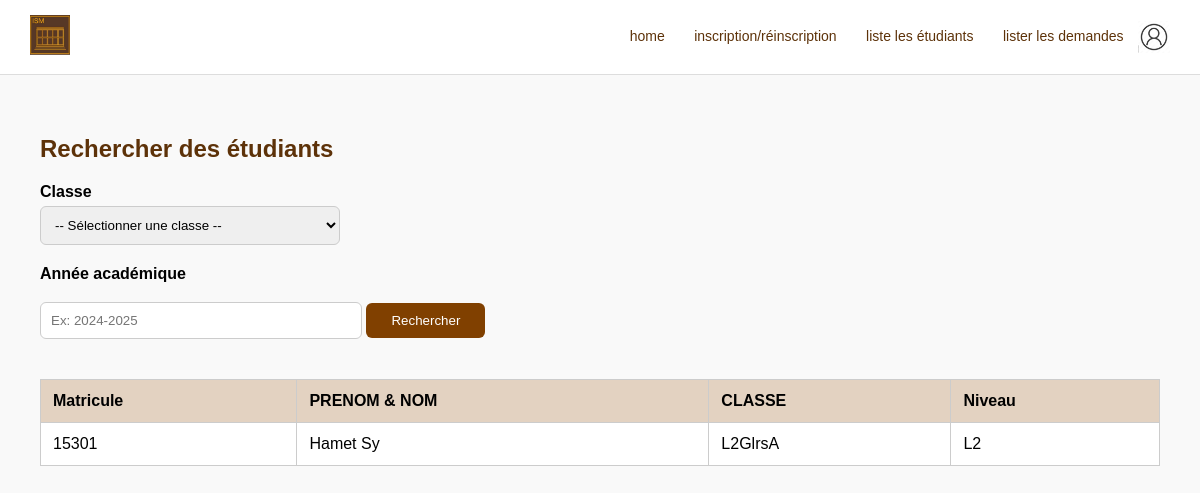
Screenshot of /ac/etudiants (signed in) with the database file from the repository.
### tables this page shows
CREATE TABLE IF NOT EXISTS `etudiants` (
  `id` int(11) NOT NULL AUTO_INCREMENT,
  `matricule` varchar(50) NOT NULL,
  `nom_complet` varchar(100) NOT NULL,
  `email` varchar(255) DEFAULT NULL,
  `classe_id` int(11) NOT NULL,
  `annee_academique` varchar(10) NOT NULL,
  `type_inscription` enum('inscription','reinscription') NOT NULL,
  `niveau` varchar(10) NOT NULL,
  PRIMARY KEY (`id`),
  UNIQUE KEY `matricule` (`matricule`),
  KEY `classe_id` (`classe_id`)
);

CREATE TABLE IF NOT EXISTS `classes` (
  `id` int(11) NOT NULL AUTO_INCREMENT,
  `libelle` varchar(100) NOT NULL,
  `nomfiliere` varchar(100) NOT NULL,
  `niveau` varchar(10) NOT NULL,
  `created_at` timestamp NULL DEFAULT CURRENT_TIMESTAMP,
  PRIMARY KEY (`id`)
);

### Controllers/AcController.php (called while the page is built, shortened)
<?php
require_once __DIR__ . '/../Repositories/ACRepository.php';
class ACController
{
    private $acRepo;
    public function __construct()
    {
        $this->acRepo = new ACRepository();
    }
    public function searchEtudiants()
    {
        $classeId = $_GET['classe'] ?? null;
        $annee = $_GET['annee'] ?? null;
        $etudiants = $this->acRepo->searchEtudiants($classeId, $annee);
        require __DIR__ . '/../Views/ac/etudiant_search.php';
    }
}

### public/index.php (called while the page is built, shortened)
<?php
require_once __DIR__ . '/../routes/web.php';

### config/database.php (called while the page is built)
<?php
class Database {
    public static function connect() {
        try {
            $pdo = new PDO("mysql:host=localhost;dbname=gestion_inscription", "root", "");
            $pdo->setAttribute(PDO::ATTR_ERRMODE, PDO::ERRMODE_EXCEPTION);
            return $pdo;
        } catch (PDOException $e) {
            die("Erreur de connexion à la base de données : " . $e->getMessage());
        }
    }
}

### Repositories/ACRepository.php (called while the page is built, shortened)
<?php
require_once __DIR__ . '/../config/database.php';
class ACRepository
{
    private $pdo;
    public function __construct()
    {
        $this->pdo = Database::connect();
    }
    public function searchEtudiants($classeId, $annee)
    {
        $sql = "SELECT e.id, e.nom_complet, e.matricule, e.niveau, c.libelle AS libelle FROM etudiants e
        JOIN classes c ON c.id = e.classe_id
        WHERE 1=1";
        $params = [];
        $sql .= " ORDER BY nom_complet ASC";
        $stmt = $this->pdo->prepare($sql);
        $stmt->execute($params);
        return $stmt->fetchAll(PDO::FETCH_ASSOC);
    }
}

### Views/ac/etudiant_search.php (the view, shortened to what this page needs)
<!DOCTYPE html>
<html lang="fr">
<head>
</head>
<body>
<header>
    <div>
        <img src="/assets/images/logo-ism.jpeg" alt="ISM" style="height: 40px;">
    </div>
    <div class="menu">
        <a href="/ac/home">home</a>
        <a href="/ac/inscription">inscription/réinscription</a>
        <a href="/ac/search-etudiants">liste les étudiants</a>
        <a href="/ac/demandes">lister les demandes</a>
        <img src="/assets/images/avatar.jpeg" alt="avatar"
             style="height: 32px; vertical-align: middle; margin-left: 10px;">
    </div>
</header>
<div class="container">
    <h2>Rechercher des étudiants</h2>
    <form method="get" action="">
        <label for="classe">Classe</label>
        <select id="classe" name="classe">
            <option value="">-- Sélectionner une classe --</option>
        </select>
        <label for="annee">Année académique</label>
        <input type="text" id="annee" name="annee" placeholder="Ex: 2024-2025"
               value="<?= htmlspecialchars($_GET['annee'] ?? '') ?>">
        <button type="submit">Rechercher</button>
    </form>
    <?php if (!empty($etudiants)): ?>
        <table>
            <thead>
            <tr>
                <th>Matricule</th>
                <th>PRENOM & NOM</th>
                <th>CLASSE</th>
                <th>Niveau</th>
            </tr>
            </thead>
            <tbody>
            <?php foreach ($etudiants as $etu): ?>
                <tr>
                    <td><?= htmlspecialchars($etu['matricule']) ?></td>
                    <td><?= htmlspecialchars($etu['nom_complet']) ?></td>
                    <td><?= htmlspecialchars($etu['libelle']) ?></td>
                    <td><?= htmlspecialchars($etu['niveau']) ?></td>
                </tr>
            <?php endforeach; ?>
            </tbody>
        </table>
    <?php elseif (isset($_GET['classe']) || isset($_GET['annee'])): ?>
        <p>Aucun étudiant trouvé pour les critères spécifiés.</p>
    <?php endif; ?>
</div>
</body>
</html>

### Views/ac/etudiant_search.php (style rules this page uses)
body { font-family: Arial, sans-serif; background-color: #f9f9f9; margin: 0; padding: 0; }
header { background-color: white; padding: 15px 30px; display: flex; justify-content: space-between; align-items: center; border-bottom: 1px solid #ddd; }
.menu a { margin-left: 25px; color: #5d3209; text-decoration: none; font-size: 14px; }
.container { padding: 40px; }
h2 { color: #5d3209; }
label { display: block; margin-top: 20px; font-weight: bold; }
select, input[type="text"] { width: 300px; padding: 10px; margin-top: 5px; border: 1px solid #ccc; border-radius: 6px; }
button { margin-top: 20px; background-color: #804000; color: white; padding: 10px 25px; border: none; border-radius: 6px; cursor: pointer; }
table { margin-top: 40px; width: 100%; border-collapse: collapse; background: white; }
th, td { padding: 12px; border: 1px solid #ccc; text-align: left; }
th { background-color: #e3d2c1; }

### rows the page displays
etudiants: matricule "15301", nom_complet "Hamet Sy", classe.libelle "L2GlrsA", niveau "L2"
